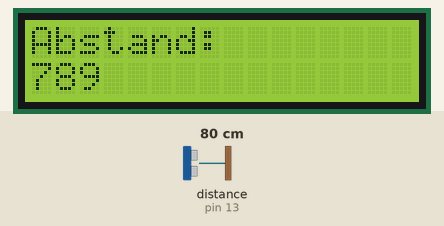
This sketch was run on a simulated Arduino Uno, built with avr-gcc and run on an emulated ATmega328P. Parts: 16×2 character LCD. Wiring (inferred from the names in the program): ultrasonic range finder: trigger pin 12; echo pin 13. The inputs (shaded band) are chosen by the test bench; at power-on: distance to the obstacle (sensor on pin 13) 80 cm. The echo pulse lasts 58.3 µs per cm; what the sketch prints to the serial monitor is not drawn.

Above: at 1.2 s.
1.3 s: distance to the obstacle (sensor on pin 13) set to 2 cm
At 3.3 s:
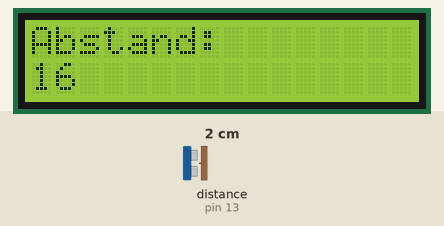
3.6 s: distance to the obstacle (sensor on pin 13) set to 60 cm
At 4.9 s:
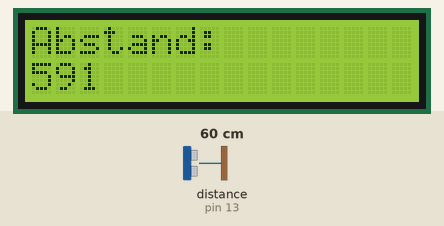
6.6 s: distance to the obstacle (sensor on pin 13) set to 4 cm
At 7.8 s:
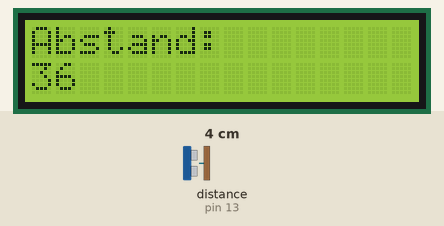
Timing chart, 0 to 9.6 s (numbered marks = the images above; inputs shaded):
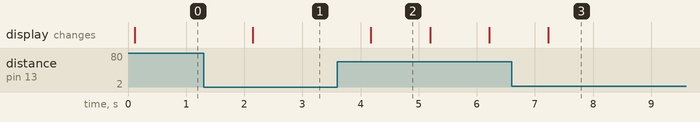

Measured:
- after the input at 1.3 s, the display: changes after 0.85 s (image 1)
- after the input at 3.6 s, the display: changes after 0.58 s (image 2)
- after the input at 6.6 s, the display: changes after 0.63 s (image 3)
- what the display in image 2 shows lasts 1.0 s, from 4.2 s to 5.2 s

The sketch:

ultraschall.ino
```cpp
#include <Wire.h>
#include <LiquidCrystal_I2C.h>
LiquidCrystal_I2C lcd(0x27,16,2);
//int pressure; //Wertebereich von 0 bis 1023 -> 1023 entspricht 10kg
long duration;
int distance;

const int trig = 12;
const int echo = 13;

void setup() {
  pinMode(trig,OUTPUT);
  pinMode(echo,INPUT);
  Serial.begin(9600);

//pinMode(A0,INPUT);
//Serial.begin(9600);

  lcd.init();
  //String s="Test";
  //int luftF_soll=50;
  //int luftF_ist=48;

  lcd.backlight();
  lcd.setCursor(0,0);
  lcd.print("Hallo, gleich...");
  //lcd.print("Soll: " +String(luftF_soll)+"%");
  lcd.setCursor(0,1);
  //lcd.print("Ist:  "+String(luftF_ist)+"%");
  lcd.print("startet Messung.");

}

void loop() {
  //pressure=analogRead(A0);
  distance=calculateDistance();
  lcd.clear();
  lcd.print("Abstand:");
  lcd.setCursor(0,1);
  lcd.print(String(distance));
  Serial.println(distance);
  delay(1000);

}

int calculateDistance(){
  digitalWrite(trig,LOW);
  delayMicroseconds(2);
  digitalWrite(trig,HIGH);
  delayMicroseconds(10);
  digitalWrite(trig,LOW);
  duration=pulseIn(echo,HIGH);
  distance=duration*0.034/2*10;
  return distance;
}
```
